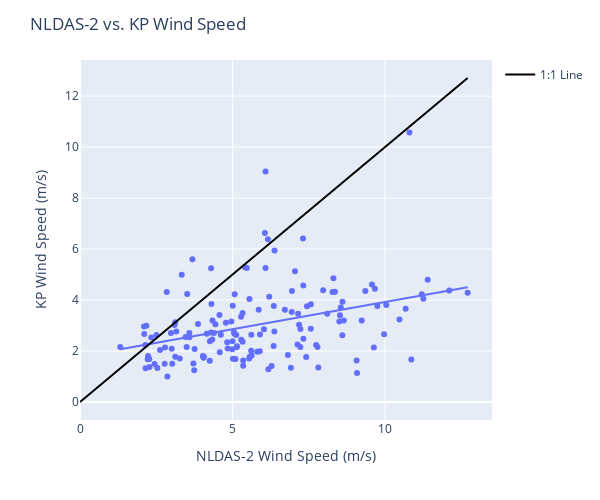

Notebook source saved alongside this figure:
### Code cell
fig = px.scatter(winter_2023_merged_model, x='nldas_wind_spd', y='spd_10m_c', trendline='ols')
# plot a 1:1 line
fig.add_trace(go.Scatter(
    x=[0, winter_2023_merged_model['nldas_wind_spd'].max()],
    y=[0, winter_2023_merged_model['nldas_wind_spd'].max()],
    mode='lines',
    name='1:1 Line',
    line=dict(
        color='black',
        width=2
    )
))
fig.update_layout(
    title='NLDAS-2 vs. KP Wind Speed',
    xaxis_title='NLDAS-2 Wind Speed (m/s)',
    yaxis_title='KP Wind Speed (m/s)',
    height=500,
    width=600
)

### Figure 1 — Plotly figure (JSON) as saved in the notebook; plotly's stock layout.template omitted (floating-point values rounded to 4 significant figures; data arrays with more than 128 entries replaced by an {"elided": "..."} marker saying what was removed)
{"data": [{"hovertemplate": "nldas_wind_spd=%{x}<br>spd_10m_c=%{y}<extra></extra>", "legendgroup": "", "marker": {"color": "#636efa", "symbol": "circle"}, "mode": "markers", "name": "", "orientation": "v", "showlegend": false, "type": "scatter", "x": {"elided": "150 float values"}, "xaxis": "x", "y": {"elided": "150 float values"}, "yaxis": "y"}, {"hovertemplate": "<b>OLS trendline</b><br>spd_10m_c = 0.213431 * nldas_wind_spd + 1.78604<br>R<sup>2</sup>=0.134860<br><br>nldas_wind_spd=%{x}<br>spd_10m_c=%{y} <b>(trend)</b><extra></extra>", "legendgroup": "", "marker": {"color": "#636efa", "symbol": "circle"}, "mode": "lines", "name": "", "showlegend": false, "type": "scatter", "x": {"elided": "150 float values"}, "xaxis": "x", "y": {"elided": "150 float values"}, "yaxis": "y"}, {"line": {"color": "black", "width": 2}, "mode": "lines", "name": "1:1 Line", "type": "scatter", "x": [0, 12.71], "y": [0, 12.71]}], "layout": {"height": 500, "legend": {"tracegroupgap": 0}, "margin": {"t": 60}, "title": {"text": "NLDAS-2 vs. KP Wind Speed"}, "width": 600, "xaxis": {"anchor": "y", "domain": [0, 1], "title": {"text": "NLDAS-2 Wind Speed (m/s)"}}, "yaxis": {"anchor": "x", "domain": [0, 1], "title": {"text": "KP Wind Speed (m/s)"}}}}
